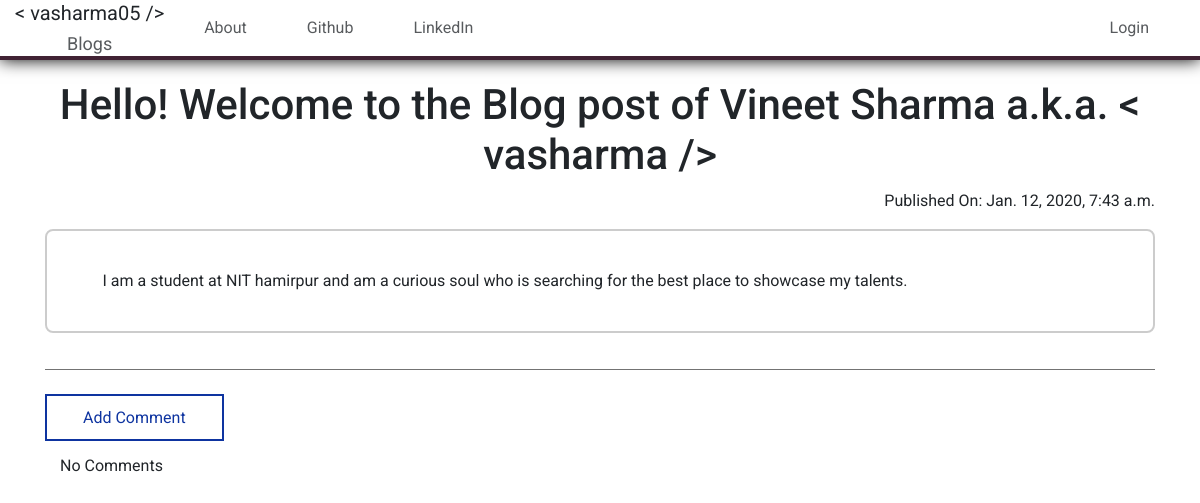
The app's page /post/4/ with its own data.
### blog/models.py (models this page shows, shortened)
class Post(models.Model):
    author = models.ForeignKey('auth.User', on_delete=models.CASCADE)
    title = models.CharField(max_length=200)
    text = models.TextField()
    created_date = models.DateTimeField(default = timezone.now)
    published_date = models.DateTimeField(blank=True, null=True)

### blog/views.py (the view)
# urls.py: path('post/<int:pk>/', views.PostDetailView.as_view(), name='post_detail'),
class PostDetailView(DetailView):
    model = Post

### blog/templates/blog/post_detail.html (shortened to what this page needs)
{% extends 'blog/base.html' %}
{% block content %}
    <h1 class="post-title radius-8">{{ post.title }}</h1>
    {% if post.published_date %}
        <p class="date">Published On: {{post.published_date}}</p>
    {% endif %}
    <div class='post-content radius-8'><p>{{post.text|safe|linebreaks}}</p></div>
    <hr>
    <a href="{% url 'add_comment_to_post' pk=post.pk %}" class="button primary-button"><span class="button-text">Add Comment</span></a>
    <br/>
    <br/>
    <div class="container">
        {% for comment in post.comments.all %}
            {% if user.is_authenticated or comment.approved_comment %}
                <div class="comment radius-4">
                    <h5>@{{comment.author}} <span class="muted">{{comment.created_date}}</span> </h5>
                    <h6>{{comment.text|safe}}</h6>
                    {% if not comment.approved_comment %}
                        <a href="{% url 'comment_approve' pk=comment.pk %}" class="primary-button secondary-button radius-8"><span class="fill"></span><span class="button-text">Approve</span></a>
                        <a href="{% url 'comment_remove' pk=comment.pk %}" class="danger-button secondary-button radius-8"><span class="fill"></span><span class="button-text">Remove</span></a>
                    {% endif %}
                </div>
            {% endif %}
            {% empty %}
            <p>No Comments</p>
        {% endfor %}
    </div>
{% endblock %}

### blog/static/css/blog.css (style rules this page uses)
body { font-family: 'Roboto'; }
a { text-decoration: none; color: inherit; }
.radius-8 { border-radius: 0.5em; }
.post-title { text-align: center; font-size: 3.5vmax; }
.date { text-align: right; }
.post-content { padding: 2% 5%; border: 2px solid rgba(0,0,0,0.2); margin-bottom: 36px; }
.button { position: relative; padding: 1vmax 0; margin-right: 12px; overflow: hidden; border-radius: 0; }
.button-text { position: relative; padding: 0 3vmax; z-index: 2; }
.primary-button { border: 2px solid #0e34a0; color: #0e34a0; }
hr { background-color: grey; margin: 36px 0; }

### records on screen
Post: title "Hello! Welcome to the Blog post of Vineet Sharma a.k.a. < vasharma />", published_date "Jan. 12, 2020, 7:43 a.m.", text "I am a student at NIT hamirpur and am a curious soul who is searching for the best place to showcase my talents."
